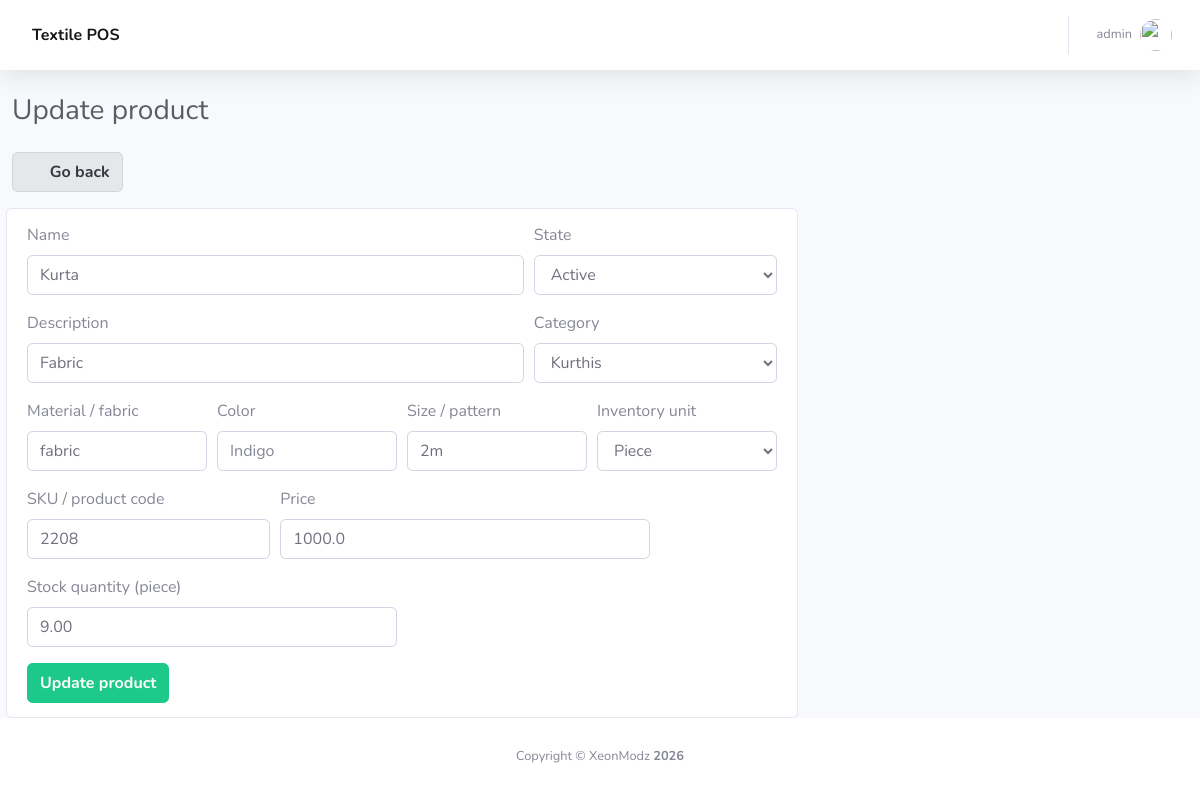
Screenshot of /products/update/1 (signed in) with the database file from the repository.
### products/models.py (models this page shows, shortened)
class Product(models.Model):
    STATUS_CHOICES = (  # new
        ("ACTIVE", "Active"),
        ("INACTIVE", "Inactive")
    )
    UNIT_CHOICES = (
        ("piece", "Piece"),
        ("meter", "Meter"),
        ("yard", "Yard"),
        ("roll", "Roll"),
        ("kg", "Kilogram"),
    )
    name = models.CharField(max_length=256)
    description = models.TextField(max_length=256)
    material = models.CharField(max_length=120, blank=True)
    color = models.CharField(max_length=80, blank=True)
    size = models.CharField(max_length=80, blank=True)
    unit = models.CharField(max_length=12, choices=UNIT_CHOICES, default="piece")
    status = models.CharField(
        choices=STATUS_CHOICES,
        max_length=100,
        verbose_name="Status of the product",
    )
    category = models.ForeignKey(
        Category, related_name="category", on_delete=models.CASCADE, db_column='category')
    price = models.FloatField(default=0)
    sku = models.CharField(max_length=64, unique=True, blank=True, null=True)
    stock_quantity = models.DecimalField(max_digits=10, decimal_places=2, default=0)
    class Meta:
        db_table = "Product"
        constraints = [
            models.CheckConstraint(
                check=models.Q(stock_quantity__gte=0),
                name="product_stock_nonnegative",
            ),
        ]

### products/views.py (the view, shortened to what this page needs)
@admin_required
def products_update_view(request, product_id):
    try:
        product = Product.objects.get(id=product_id)
    except Exception as e:
        messages.success(
            request, 'There was an error trying to get the product!', extra_tags="danger")
        print(e)
        return redirect('products:products_list')
    context = {
        "active_icon": "products",
        "product_status": Product.status.field.choices,
        "product_units": Product.UNIT_CHOICES,
        "product": product,
        "categories": Category.objects.all()
    }
    return render(request, "products/products_update.html", context=context)

### templates/products/products_update.html (shortened to what this page needs)
{% extends "pos/base.html" %}
{% block heading %}Update product{% endblock heading %}
{% block content %}
<div class="row ml-0 mb-3">
    <a href="{% url 'products:products_list' %}">
        <button type="button" class="btn btn-info font-weight-bold">
            <i class="fas fa-long-arrow-alt-left mr-2"></i>
            Go back
        </button>
    </a>
</div>
<div class="row">
    <div class="card col-md-8">
        <div class="card-body">
            <form action="{% url 'products:products_update' product.id %}"  method="post">
                <div class="form-row">
                    <div class="form-group col-md-8">
                        <label for="inputDescription">Name</label>
                        <input type="text" class="form-control" name="name" value="{{product.name}}" required>
                    </div>
                    <div class="form-group col-md-4">
                        <label for="state">State</label>
                        <select name="state" class="form-control" required>
                            {% for status in product_status %}
                                {% if status.0 == product.status   %}
                                <option value="{{status.0}}" selected>{{status.1}}</option>
                                {% else %}
                                <option value="{{status.0}}">{{status.1}}</option>
                                {% endif %}
                            {% endfor %}
                        </select>
                    </div>
                </div>
                <div class="form-row">
                    <div class="form-group col-md-8">
                        <label for="inputDescription">Description</label>
                        <input type="text" name="description" class="form-control" value="{{product.description}}" required>
                    </div>
                    <div class="form-group col-md-4">
                        <label for="category">Category</label>
                        <select name="category" class="form-control" required>
                            {% for category in categories %}
                                {% if product.category.id == category.id %}
                                <option value="{{category.id}}" selected>{{category.name}}</option>
                                {% else %}
                                <option value="{{category.id}}">{{category.name}}</option>
                                {% endif %}
                            {% endfor %}
                        </select>
                    </div>
                </div>
                <div class="form-row">
                    <div class="form-group col-md-3">
                        <label for="material">Material / fabric</label>
                        <input type="text" name="material" class="form-control" value="{{product.material}}" placeholder="Cotton, silk, linen">
                    </div>
                    <div class="form-group col-md-3">
                        <label for="color">Color</label>
                        <input type="text" name="color" class="form-control" value="{{product.color}}" placeholder="Indigo">
                    </div>
                    <div class="form-group col-md-3">
                        <label for="size">Size / pattern</label>
                        <input type="text" name="size" class="form-control" value="{{product.size}}" placeholder="M, 2m x 1.5m">
                    </div>
                    <div class="form-group col-md-3">
                        <label for="unit">Inventory unit</label>
                        <select name="unit" class="form-control" required>
                            {% for unit in product_units %}
                                {% if unit.0 == product.unit %}
                                <option value="{{unit.0}}" selected>{{unit.1}}</option>
                                {% else %}
                                <option value="{{unit.0}}">{{unit.1}}</option>
                                {% endif %}
                            {% endfor %}
                        </select>
                    </div>
                </div>
                <div class="form-row">
                    <div class="form-group col-md-4">
                        <label for="sku">SKU / product code</label>
                        <input type="text" name="sku" class="form-control" value="{{product.sku}}">
                    </div>
                    <div class="form-group col-md-6">
                        <label for="inputPrice">Price</label>
                        <input type="number" name="price" min="0.01" step="0.01" class="form-control" value="{{product.price}}" required>
                    </div>
                    <div class="form-group col-md-6">
                        <label for="stock_quantity">Stock quantity ({{product.unit}})</label>
                        <input type="number" name="stock_quantity" min="0" step="0.01" value="{{product.stock_quantity}}" class="form-control" required>
                    </div>
                </div>
                <button type="submit" class="btn btn-success font-weight-bold">Update product</button>
            </form>
        </div>
    </div>
</div>
{% endblock content %}

### templates/pos/navbar.html (shortened to what this page needs)
{% load static %}
<nav class="navbar navbar-expand navbar-light bg-white topbar mb-4 static-top shadow">
    <span class="mobile-brand">Textile POS</span>
    <button id="{% if request.session.mobile_admin %}mobileSidebarToggle{% else %}sidebarToggleTop{% endif %}"
        class="btn btn-link d-md-none rounded-circle mr-3">
        <i class="fa fa-bars"></i>
    </button>
    <ul class="navbar-nav ml-auto">
        <li class="nav-item dropdown no-arrow">
            <a class="nav-link dropdown-toggle" href="#" id="userDropdown" role="button"
                data-toggle="dropdown" aria-haspopup="true" aria-expanded="false">
                <span class="mr-2 d-none d-lg-inline text-gray-600 small">{{request.user.username}}</span>
                <img class="img-profile rounded-circle"
                    src="{% static 'img/undraw_profile.svg' %}">
            </a>
        </li>
    </ul>
</nav>

### static/css/pos-app.css (style rules this page uses)
.mobile-brand { display: none; }
.mobile-admin .topbar { position: sticky; top: 0; z-index: 1020; min-height: 58px; }
.mobile-admin #mobileSidebarToggle { display: inline-flex !important; align-items: center; justify-content: center; color: #171717; }
.mobile-admin .mobile-brand { display: inline-block !important; margin-left: 16px; color: #171717; font-size: 16px; font-weight: 700; }
.mobile-admin .card-body { padding: 14px; }
.mobile-admin .row { margin-right: -6px; margin-left: -6px; }
.mobile-admin .row > [class*="col-"] { padding-right: 6px; padding-left: 6px; }
.mobile-admin .form-control, .mobile-admin .btn { min-height: 40px; }
body { --pos-black: #171717; --pos-charcoal: #2b2b2b; --pos-gray: #6b7280; --pos-light-gray: #e5e7eb; --pos-paper: #fff; --blue: #171717; --primary: #171717; --info: #6b7280; }
.btn-link, .btn-link:hover, .btn-link:focus { color: var(--pos-black) !important; }
.text-primary, a.text-primary, a:not(.btn):not(.dropdown-item):not(.nav-link):not(.sidebar-brand):not(.mobile-menu-link), .mobile-admin .mobile-brand { color: var(--pos-black) !important; }
.bg-info, .btn-info, .text-info, .border-left-info, .badge-info { color: #343a40 !important; }
.bg-info, .btn-info, .badge-info { background-color: #e5e7eb !important; border-color: #d1d5db !important; }

### rows the page displays
Product: name "Kurta", state "Active", description "Fabric", material "fabric", size "2m", unit "Piece", sku "2208", price "1000.0", unit "piece", stock_quantity "9.00"

### other values shown
{{ request.user.username }} "admin"
form field category "Kurthis"
